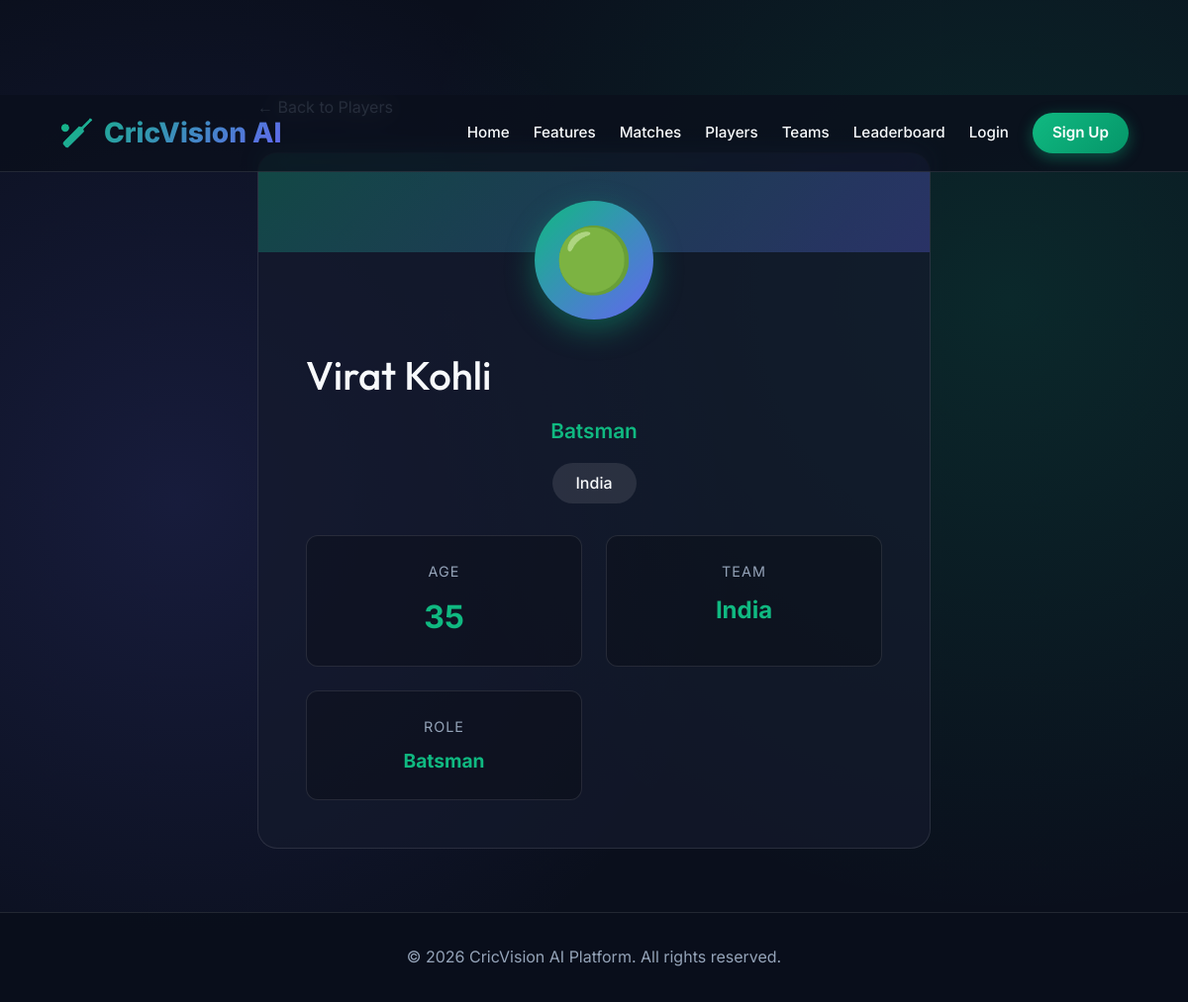
Page /player/virat-kohli on the committed database.
### app.py (models this page shows)
class Player(db.Model):
    id = db.Column(db.Integer, primary_key=True)
    player_id = db.Column(db.String(100), unique=True, nullable=False)
    name = db.Column(db.String(100), nullable=False)
    team = db.Column(db.String(100), nullable=False)
    role = db.Column(db.String(50), nullable=False)
    age = db.Column(db.Integer)
    image = db.Column(db.String(200))
    created_at = db.Column(db.DateTime, default=datetime.utcnow)

### app.py (the view)
@app.route('/player/<player_id>')
def player_details(player_id):
    player = Player.query.filter_by(player_id=player_id).first()
    if not player:
        player = Player.query.filter_by(name=player_id.replace('-', ' ').title()).first()
    if not player:
        return render_template('players.html', error="Player not found", players=Player.query.all(), teams=[], search_query='', team_filter='')
    is_favorite = False
    if 'username' in session:
        user = User.query.filter_by(username=session['username']).first()
        if user:
            fav = Favorite.query.filter_by(user_id=user.id, favorite_type='player', favorite_id=player.player_id).first()
            is_favorite = fav is not None
    return render_template('player.html', player=player, is_favorite=is_favorite)

### app.py (called while the page is built)
@app.context_processor
def inject_user():
    return dict(logged_in='username' in session, username=session.get('username'))

### templates/player.html (shortened to what this page needs)
{% extends "base.html" %}
{% block content %}
<div class="player-container">
    <a href="{{ url_for('players') }}" class="back-link">
        ← Back to Players
    </a>
    <div class="player-header">
        <div class="player-avatar">{{ player.image }}</div>
        <h1 class="player-name">{{ player.name }}</h1>
        <div class="player-role">{{ player.role }}</div>
        <div class="player-team-badge">{{ player.team }}</div>
        <div class="player-stats">
            <div class="stat-card">
                <div class="stat-label">Age</div>
                <div class="stat-value">{{ player.age }}</div>
            </div>
            <div class="stat-card">
                <div class="stat-label">Team</div>
                <div class="stat-value" style="font-size: 1.5rem;">{{ player.team }}</div>
            </div>
            <div class="stat-card">
                <div class="stat-label">Role</div>
                <div class="stat-value" style="font-size: 1.2rem;">{{ player.role }}</div>
            </div>
        </div>
    </div>
</div>
{% endblock %}

### templates/base.html (style rules this page uses)
:root { --bg-base: #0a0f1c; --bg-panel: rgba(20, 27, 45, 0.7); --accent-primary: #10b981; --accent-secondary: #6366f1; --accent-glow: rgba(16, 185, 129, 0.4); --text-main: #f8fafc; --text-muted: #94a3b8; --border-color: rgba(255, 255, 255, 0.1); }
* { margin: 0; padding: 0; box-sizing: border-box; }
html { scroll-behavior: smooth; scroll-padding-top: 100px; }
body { font-family: 'Inter', sans-serif; background-color: var(--bg-base); color: var(--text-main); line-height: 1.6; overflow-x: hidden; background-image: radial-gradient(circle at 15% 50%, rgba(99, 102, 241, 0.15) 0%, transparent 50%), radial-gradient(circle at 85% 30%, rgba(16, 185, 129, 0.15) 0%, transparent 50%); }
h1, h2, h3, h4 { font-family: 'Outfit', sans-serif; }
.player-name { font-weight: 500; display: flex; align-items: center; gap: 8px; }
.fade-in { animation: fadeInPage 0.5s ease-out forwards; }

### templates/player.html (style rules this page uses)
.player-container { max-width: 800px; margin: 6rem auto 4rem; padding: 0 5%; }
.player-header { background: var(--bg-panel); border: 1px solid var(--border-color); border-radius: 20px; padding: 3rem; text-align: center; position: relative; overflow: hidden; }
.player-header::before { content: ''; position: absolute; top: 0; left: 0; right: 0; height: 100px; background: linear-gradient(135deg, var(--accent-primary), var(--accent-secondary)); opacity: 0.3; }
.player-avatar { width: 120px; height: 120px; background: linear-gradient(135deg, var(--accent-primary), var(--accent-secondary)); border-radius: 50%; display: flex; align-items: center; justify-content: center; font-size: 4rem; margin: 0 auto 1.5rem; position: relative; z-index: 1; box-shadow: 0 10px 30px var(--accent-glow); }
.player-name { font-size: 2.5rem; margin-bottom: 0.5rem; position: relative; z-index: 1; }
.player-role { color: var(--accent-primary); font-size: 1.3rem; font-weight: 600; margin-bottom: 1rem; position: relative; z-index: 1; }
.player-team-badge { display: inline-block; background: rgba(255, 255, 255, 0.1); padding: 0.5rem 1.5rem; border-radius: 50px; color: var(--text-main); font-weight: 500; position: relative; z-index: 1; }
.player-stats { display: grid; grid-template-columns: repeat(auto-fit, minmax(200px, 1fr)); gap: 1.5rem; margin-top: 2rem; }
.stat-card { background: rgba(0, 0, 0, 0.2); border: 1px solid var(--border-color); border-radius: 12px; padding: 1.5rem; text-align: center; }
.stat-label { color: var(--text-muted); font-size: 0.9rem; text-transform: uppercase; letter-spacing: 1px; margin-bottom: 0.5rem; }
.stat-value { font-size: 2rem; font-weight: 700; color: var(--accent-primary); }
.back-link { display: inline-flex; align-items: center; gap: 0.5rem; color: var(--text-muted); text-decoration: none; margin-bottom: 2rem; transition: color 0.3s; }

### rows in the picture
Player: image "🟢", name "Virat Kohli", role "Batsman", team "India", age "35"
